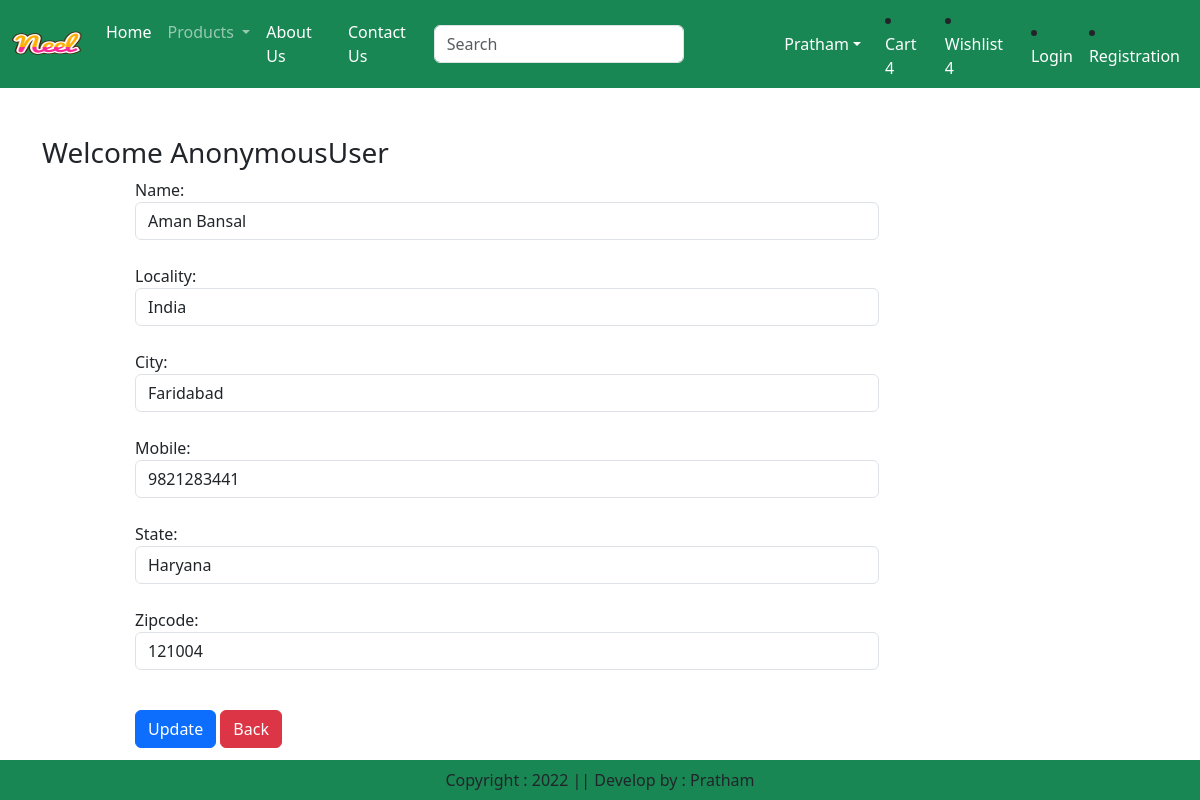
The page /UpdateAddress/1 on the database its author committed.
### store/models.py (models this page shows, shortened)
class Customer(models.Model):
    user = models.ForeignKey(User,on_delete=models.CASCADE)
    name = models.CharField(max_length=200)
    locality = models.CharField(max_length=200)
    city = models.CharField(max_length=50)
    mobile = models.IntegerField(default=0)
    zipcode = models.IntegerField()
    state = models.CharField(choices=STATE_CHOICES,max_length=100)

### store/views.py (the view, shortened to what this page needs)
# urls.py: path('UpdateAddress/<int:pk>', views.updateAddress.as_view(), name='updateAddress'),
class updateAddress(View):
    def get(self,request,pk):
        add = Customer.objects.get(pk=pk)
        form = CustomerProfileForm(instance = add)
        return render(request, 'store/updateAddress.html',locals())

### store/forms.py
class CustomerProfileForm(forms.ModelForm):
    class Meta:
        model = Customer
        fields=['name', 'locality', 'city', 'mobile', 'state','zipcode']
        widgets={
            'name': forms.TextInput(attrs={'class': 'form-control'}),
            'locality': forms.TextInput(attrs={'class': 'form-control'}),
            'city':forms.TextInput(attrs={'class':'form-control'}),
            'mobile':forms.NumberInput(attrs={'class':'form-control'}),
            'state':forms.Select(attrs={'class':'form-control'}),
            'zipcode':forms.NumberInput(attrs={'class':'form-control'}),
        }

### store/templates/store/updateAddress.html (shortened to what this page needs)
{% extends 'store/base.html' %}
{% load static %}
{% block main-content %}
<div class="container my-5">
    <div class="row">
    <h3>Welcome <span class="text-capitalize">{{request.user}}</span></h3>
    </div>
    <div class="col-sm-8 offset-sm-1">
        <form action="" method="post">
            {% for fm in form %}
               {{fm.label_tag}} {{fm}} <small class="text-danger">{{fm.errors.striptags}}</small> <br>
            {% endfor %}
            <div class="col-12 mt-3">
                <button type="submit" class="btn btn-primary">Update</button>
                <a href="{% url 'address' %}" type='button' class='btn btn-danger'>Back</a>
            </div>
        </form>
    </div>
</div>
{% endblock main-content %}

### rows shown on the page
Customer: form "Aman Bansal" "India" "Faridabad" "9821283441" "Haryana" "121004"

### other values the page prints
{{ request.user }} "AnonymousUser"
{{ fm.label_tag }} "Name:" "Locality:" "City:" "Mobile:" "State:" "Zipcode:"
